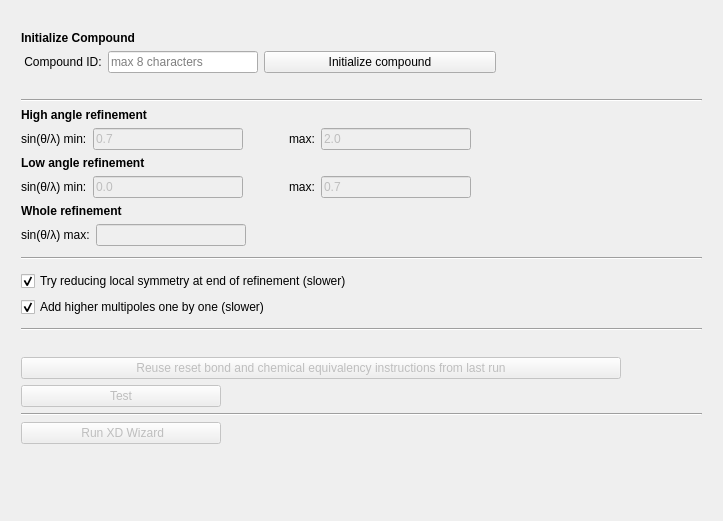
          <widget class="QWidget" name="scrollAreaWidgetContents">
           <property name="enabled">
            <bool>true</bool>
           </property>
           <property name="geometry">
            <rect>
             <x>0</x>
             <y>0</y>
             <width>723</width>
             <height>521</height>
            </rect>
           </property>
           <property name="autoFillBackground">
            <bool>true</bool>
           </property>
           <layout class="QGridLayout" name="gridLayout_33">
            <item row="0" column="0">
             <layout class="QVBoxLayout" name="wizLayout">
              <property name="leftMargin">
               <number>10</number>
              </property>
              <property name="topMargin">
               <number>20</number>
              </property>
              <property name="rightMargin">
               <number>10</number>
              </property>
              <property name="bottomMargin">
               <number>10</number>
              </property>
              <item>
               <widget class="QLabel" name="label_11">
                <property name="text">
                 <string>&lt;b&gt;Initialize Compound&lt;/b&gt;</string>
                </property>
               </widget>
              </item>
              <item>
               <layout class="QHBoxLayout" name="horizontalLayout_52">
                <property name="topMargin">
                 <number>0</number>
                </property>
                <item>
                 <widget class="QLabel" name="label_51">
                  <property name="text">
                   <string> Compound ID:</string>
                  </property>
                 </widget>
                </item>
                <item>
                 <widget class="QLineEdit" name="xdWizCmpID">
                  <property name="maximumSize">
                   <size>
                    <width>150</width>
                    <height>16777215</height>
                   </size>
                  </property>
                  <property name="maxLength">
                   <number>8</number>
                  </property>
                  <property name="placeholderText">
                   <string>max 8 characters</string>
                  </property>
                 </widget>
                </item>
                <item>
                 <widget class="QPushButton" name="xdWizINIBut">
                  <property name="minimumSize">
                   <size>
                    <width>232</width>
                    <height>0</height>
                   </size>
                  </property>
                  <property name="text">
                   <string>Initialize compound</string>
                  </property>
                 </widget>
                </item>
                <item>
                 <spacer name="horizontalSpacer_25">
                  <property name="orientation">
                   <enum>Qt::Horizontal</enum>
                  </property>
                  <property name="sizeHint" stdset="0">
                   <size>
                    <width>40</width>
                    <height>20</height>
                   </size>
                  </property>
                 </spacer>
                </item>
               </layout>
              </item>
              <item>
               <widget class="QLabel" name="xdWizINILab">
                <property name="font">
                 <font>
                  <italic>true</italic>
                 </font>
                </property>
                <property name="text">
                 <string/>
                </property>
               </widget>
              </item>
              <item>
               <widget class="Line" name="line_3">
                <property name="orientation">
                 <enum>Qt::Horizontal</enum>
                </property>
               </widget>
              </item>
              <item>
               <layout class="QVBoxLayout" name="verticalLayout_11">
                <property name="topMargin">
                 <number>0</number>
                </property>
                <property name="bottomMargin">
                 <number>5</number>
                </property>
                <item>
                 <widget class="QLabel" name="label_53">
                  <property name="text">
                   <string>&lt;b&gt;High angle refinement&lt;/b&gt;</string>
                  </property>
                 </widget>
                </item>
                <item>
                 <layout class="QHBoxLayout" name="horizontalLayout_57">
                  <property name="topMargin">
                   <number>0</number>
                  </property>
                  <item>
                   <widget class="QLabel" name="label_52">
                    <property name="text">
                     <string>sin(θ/λ) min:</string>
                    </property>
                   </widget>
                  </item>
                  <item>
                   <widget class="QLineEdit" name="wizHighSnlMin">
                    <property name="enabled">
                     <bool>false</bool>
                    </property>
                    <property name="maximumSize">
                     <size>
                      <width>150</width>
                      <height>16777215</height>
                     </size>
                    </property>
                    <property name="text">
                     <string>0.7</string>
                    </property>
                   </widget>
                  </item>
                  <item>
                   <spacer name="horizontalSpacer_26">
                    <property name="orientation">
                     <enum>Qt::Horizontal</enum>
                    </property>
                    <property name="sizeType">
                     <enum>QSizePolicy::Fixed</enum>
                    </property>
                    <property name="sizeHint" stdset="0">
                     <size>
                      <width>40</width>
                      <height>20</height>
                     </size>
                    </property>
                   </spacer>
                  </item>
                  <item>
                   <widget class="QLabel" name="label_54">
                    <property name="text">
                     <string>max:</string>
                    </property>
                   </widget>
                  </item>
                  <item>
                   <widget class="QLineEdit" name="wizHighSnlMax">
                    <property name="enabled">
                     <bool>false</bool>
                    </property>
                    <property name="maximumSize">
                     <size>
                      <width>150</width>
                      <height>16777215</height>
                     </size>
                    </property>
                    <property name="text">
                     <string>2.0</string>
                    </property>
                   </widget>
                  </item>
                  <item>
                   <spacer name="horizontalSpacer_27">
                    <property name="orientation">
                     <enum>Qt::Horizontal</enum>
                    </property>
                    <property name="sizeHint" stdset="0">
                     <size>
                      <width>40</width>
                      <height>20</height>
                     </size>
                    </property>
                   </spacer>
                  </item>
                 </layout>
                </item>
                <item>
                 <widget class="QLabel" name="label_55">
                  <property name="text">
                   <string>&lt;b&gt;Low angle refinement&lt;/b&gt;</string>
                  </property>
                 </widget>
                </item>
                <item>
                 <layout class="QHBoxLayout" name="horizontalLayout_60">
                  <item>
                   <widget class="QLabel" name="label_56">
                    <property name="text">
                     <string>sin(θ/λ) min:</string>
                    </property>
                   </widget>
                  </item>
                  <item>
                   <widget class="QLineEdit" name="wizLowSnlMin">
                    <property name="enabled">
                     <bool>false</bool>
                    </property>
                    <property name="maximumSize">
                     <size>
                      <width>150</width>
                      <height>16777215</height>
                     </size>
                    </property>
                    <property name="text">
                     <string>0.0</string>
                    </property>
                   </widget>
                  </item>
                  <item>
                   <spacer name="horizontalSpacer_35">
                    <property name="orientation">
                     <enum>Qt::Horizontal</enum>
                    </property>
                    <property name="sizeType">
                     <enum>QSizePolicy::Fixed</enum>
                    </property>
                    <property name="sizeHint" stdset="0">
                     <size>
                      <width>40</width>
                      <height>20</height>
                     </size>
                    </property>
                   </spacer>
                  </item>
                  <item>
                   <widget class="QLabel" name="label_57">
                    <property name="text">
                     <string>max:</string>
                    </property>
                   </widget>
                  </item>
                  <item>
                   <widget class="QLineEdit" name="wizLowSnlMax">
                    <property name="enabled">
                     <bool>false</bool>
                    </property>
                    <property name="maximumSize">
                     <size>
                      <width>150</width>
                      <height>16777215</height>
                     </size>
                    </property>
                    <property name="text">
                     <string>0.7</string>
                    </property>
                   </widget>
                  </item>
                  <item>
                   <spacer name="horizontalSpacer_29">
                    <property name="orientation">
                     <enum>Qt::Horizontal</enum>
                    </property>
                    <property name="sizeHint" stdset="0">
                     <size>
                      <width>40</width>
                      <height>20</height>
                     </size>
                    </property>
                   </spacer>
                  </item>
                 </layout>
                </item>
                <item>
                 <widget class="QLabel" name="label_62">
                  <property name="text">
                   <string>&lt;b&gt;Whole refinement&lt;/b&gt;</string>
                  </property>
                 </widget>
                </item>
                <item>
                 <layout class="QHBoxLayout" name="horizontalLayout_29">
                  <property name="bottomMargin">
                   <number>0</number>
                  </property>
                  <item>
                   <widget class="QLabel" name="label_63">
                    <property name="text">
                     <string>sin(θ/λ) max:</string>
                    </property>
                   </widget>
                  </item>
                  <item>
                   <widget class="QLineEdit" name="wizUniSnlMax">
                    <property name="enabled">
                     <bool>false</bool>
                    </property>
                    <property name="maximumSize">
                     <size>
                      <width>150</width>
                      <height>16777215</height>
                     </size>
                    </property>
                   </widget>
                  </item>
                  <item>
                   <spacer name="horizontalSpacer_34">
                    <property name="orientation">
                     <enum>Qt::Horizontal</enum>
                    </property>
                    <property name="sizeHint" stdset="0">
                     <size>
                      <width>40</width>
                      <height>20</height>
                     </size>
                    </property>
                   </spacer>
                  </item>
                 </layout>
                </item>
               </layout>
              </item>
              <item>
               <widget class="Line" name="line_4">
                <property name="orientation">
                 <enum>Qt::Horizontal</enum>
                </property>
               </widget>
              </item>
              <item>
               <layout class="QVBoxLayout" name="verticalLayout_53">
                <property name="topMargin">
                 <number>5</number>
                </property>
                <property name="bottomMargin">
                 <number>5</number>
                </property>
                <item>
                 <widget class="QCheckBox" name="lowerSymBox">
                  <property name="text">
                   <string>Try reducing local symmetry at end of refinement (slower)</string>
                  </property>
                  <property name="checked">
                   <bool>true</bool>
                  </property>
                 </widget>
                </item>
                <item>
                 <widget class="QCheckBox" name="wizSeqMultBox">
                  <property name="text">
                   <string>Add higher multipoles one by one (slower)</string>
                  </property>
                  <property name="checked">
                   <bool>true</bool>
                  </property>
                 </widget>
                </item>
               </layout>
              </item>
              <item>
               <widget class="Line" name="line_6">
                <property name="orientation">
                 <enum>Qt::Horizontal</enum>
                </property>
               </widget>
              </item>
              <item>
               <layout class="QVBoxLayout" name="verticalLayout_54">
                <property name="topMargin">
                 <number>0</number>
                </property>
                <property name="bottomMargin">
                 <number>0</number>
                </property>
                <item>
                 <widget class="QLabel" name="wizTestStatusLab">
                  <property name="font">
                   <font>
                    <italic>true</italic>
                   </font>
                  </property>
                  <property name="text">
                   <string/>
                  </property>
                  <property name="margin">
                   <number>0</number>
                  </property>
                 </widget>
                </item>
               </layout>
              </item>
              <item>
               <widget class="QPushButton" name="wizReuseMasBut">
                <property name="enabled">
                 <bool>false</bool>
                </property>
                <property name="maximumSize">
                 <size>
                  <width>600</width>
                  <height>16777215</height>
                 </size>
                </property>
                <property name="text">
                 <string>Reuse reset bond and chemical equivalency instructions from last run</string>
                </property>
               </widget>
              </item>
              <item>
               <widget class="QPushButton" name="xdWizardTestBut">
                <property name="enabled">
                 <bool>false</bool>
                </property>
                <property name="maximumSize">
                 <size>
                  <width>200</width>
                  <height>16777215</height>
                 </size>
                </property>
                <property name="text">
                 <string>Test</string>
                </property>
               </widget>
              </item>
              <item>
               <widget class="Line" name="line_7">
                <property name="orientation">
                 <enum>Qt::Horizontal</enum>
                </property>
               </widget>
              </item>
              <item>
               <widget class="QPushButton" name="xdWizardBut">
                <property name="enabled">
                 <bool>false</bool>
                </property>
                <property name="maximumSize">
                 <size>
                  <width>200</width>
                  <height>16777215</height>
                 </size>
                </property>
                <property name="text">
                 <string> Run XD Wizard</string>
                </property>
                <property name="icon">
                 <iconset>
                  <normaloff>res/play.ico</normaloff>res/play.ico</iconset>
                </property>
               </widget>
              </item>
              <item>
               <widget class="QLabel" name="xdWizardStatusLab">
                <property name="text">
                 <string/>
                </property>
               </widget>
              </item>
              <item>
               <spacer name="verticalSpacer_27">
                <property name="orientation">
                 <enum>Qt::Vertical</enum>
                </property>
                <property name="sizeHint" stdset="0">
                 <size>
                  <width>20</width>
                  <height>40</height>
                 </size>
                </property>
               </spacer>
              </item>
              <item>
               <spacer name="verticalSpacer_29">
                <property name="orientation">
                 <enum>Qt::Vertical</enum>
                </property>
                <property name="sizeHint" stdset="0">
                 <size>
                  <width>20</width>
                  <height>40</height>
                 </size>
                </property>
               </spacer>
              </item>
             </layout>
            </item>
           </layout>
          </widget>
